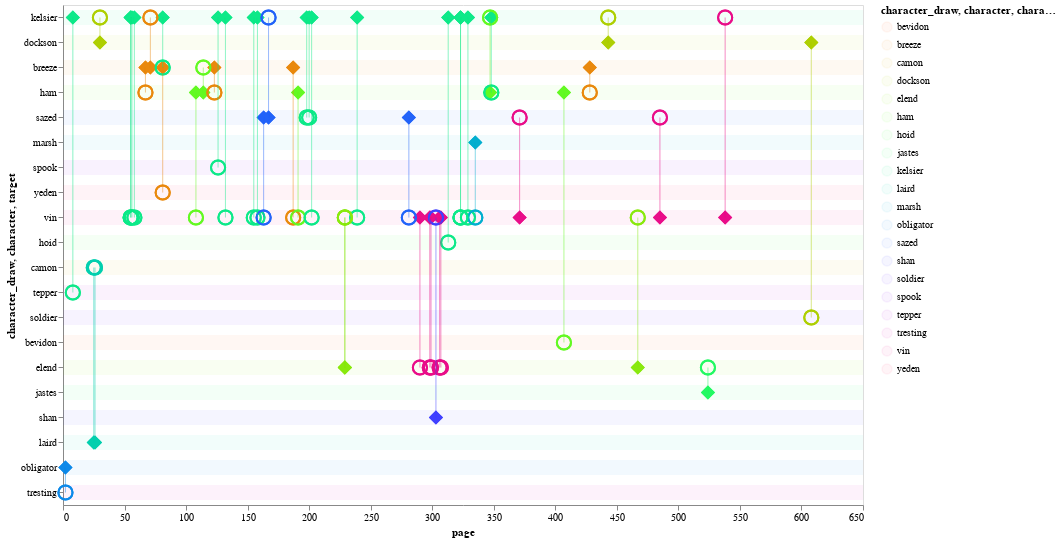

The notebook cell this image was saved under:
### Code cell
plot_eyebrow_connections(fe_alt)

### Figure 1 — Vega-Lite specification as saved in the notebook (floating-point values rounded to 4 significant figures)
{"config": {"view": {"continuousWidth": 400, "continuousHeight": 300}, "axis": {"grid": false}}, "layer": [{"data": {"name": "data-6d748824eb30db531816a8c6a9f1899d"}, "mark": "rule", "encoding": {"color": {"type": "nominal", "field": "character_draw", "scale": {"scheme": "sinebow"}}, "opacity": {"value": 0.05}, "size": {"value": 15}, "y": {"type": "nominal", "field": "character_draw", "sort": null}}}, {"data": {"name": "data-79ee2823a3a84ad634f77999b8602c97"}, "mark": {"type": "point", "size": 200}, "encoding": {"color": {"type": "nominal", "field": "character", "scale": {"scheme": "sinebow"}}, "opacity": {"value": 0}, "tooltip": [{"type": "nominal", "field": "character"}, {"type": "nominal", "field": "target"}, {"type": "quantitative", "field": "page"}], "x": {"type": "quantitative", "field": "page"}, "y": {"type": "nominal", "field": "character_draw", "sort": null}}}, {"data": {"name": "data-79ee2823a3a84ad634f77999b8602c97"}, "mark": {"type": "point", "filled": true, "shape": "diamond", "size": 200}, "encoding": {"color": {"type": "nominal", "field": "character", "scale": {"scheme": "sinebow"}}, "opacity": {"value": 1}, "tooltip": [{"type": "nominal", "field": "character"}, {"type": "nominal", "field": "target"}, {"type": "quantitative", "field": "page"}], "x": {"type": "quantitative", "field": "page"}, "y": {"type": "nominal", "field": "character", "sort": null}}}, {"data": {"name": "data-79ee2823a3a84ad634f77999b8602c97"}, "mark": {"type": "point", "size": 200}, "encoding": {"color": {"type": "nominal", "field": "character", "scale": {"scheme": "sinebow"}}, "opacity": {"value": 1}, "tooltip": [{"type": "nominal", "field": "character"}, {"type": "nominal", "field": "target"}, {"type": "quantitative", "field": "page"}], "x": {"type": "quantitative", "field": "page"}, "y": {"type": "nominal", "field": "target", "sort": null}}}, {"data": {"name": "data-79ee2823a3a84ad634f77999b8602c97"}, "mark": "rule", "encoding": {"color": {"type": "nominal", "field": "character", "scale": {"scheme": "sinebow"}}, "opacity": {"value": 0.25}, "tooltip": [{"type": "nominal", "field": "character"}, {"type": "nominal", "field": "target"}, {"type": "quantitative", "field": "page"}], "x": {"type": "quantitative", "field": "page"}, "y": {"type": "nominal", "field": "character", "sort": null}, "y2": {"field": "target"}}}], "height": 500, "width": 800, "$schema": "https://vega.github.io/schema/vega-lite/v4.0.2.json", "datasets": {"data-6d748824eb30db531816a8c6a9f1899d": [{"character_draw": "kelsier"}, {"character_draw": "dockson"}, {"character_draw": "breeze"}, {"character_draw": "ham"}, {"character_draw": "sazed"}, {"character_draw": "marsh"}, {"character_draw": "spook"}, {"character_draw": "yeden"}, {"character_draw": "vin"}, {"character_draw": "hoid"}, {"character_draw": "camon"}, {"character_draw": "tepper"}, {"character_draw": "soldier"}, {"character_draw": "bevidon"}, {"character_draw": "elend"}, {"character_draw": "jastes"}, {"character_draw": "shan"}, {"character_draw": "laird"}, {"character_draw": "obligator"}, {"character_draw": "tresting"}], "data-79ee2823a3a84ad634f77999b8602c97": [{"idx": 26, "eyebrow": "character", "character_draw": "kelsier", "page": 202, "character": "kelsier", "target": "vin", "book": 1, "char_order": "kelsier"}, {"idx": 17, "eyebrow": "character", "character_draw": "kelsier", "page": 132, "character": "kelsier", "target": "vin", "book": 1, "char_order": "kelsier"}, {"idx": 18, "eyebrow": "character", "character_draw": "kelsier", "page": 155, "character": "kelsier", "target": "vin", "book": 1, "char_order": "kelsier"}, {"idx": 19, "eyebrow": "character", "character_draw": "kelsier", "page": 158, "character": "kelsier", "target": "vin", "book": 1, "char_order": "kelsier"}, {"idx": 21, "eyebrow": "target", "character_draw": "kelsier", "page": 167, "character": "sazed", "target": "kelsier", "book": 1, "char_order": "kelsier"}, {"idx": 24, "eyebrow": "character", "character_draw": "kelsier", "page": 198, "character": "kelsier", "target": "sazed", "book": 1, "char_order": "kelsier"}, {"idx": 11, "eyebrow": "character", "character_draw": "kelsier", "page": 81, "character": "kelsier", "target": "breeze", "book": 1, "char_order": "kelsier"}, {"idx": 10, "eyebrow": "target", "character_draw": "kelsier", "page": 71, "character": "breeze", "target": "kelsier", "book": 1, "char_order": "kelsier"}, {"idx": 25, "eyebrow": "character", "character_draw": "kelsier", "page": 200, "character": "kelsier", "target": "sazed", "book": 1, "char_order": "kelsier"}, {"idx": 29, "eyebrow": "character", "character_draw": "kelsier", "page": 239, "character": "kelsier", "target": "vin", "book": 1, "char_order": "kelsier"}, {"idx": 47, "eyebrow": "target", "character_draw": "kelsier", "page": 443, "character": "dockson", "target": "kelsier", "book": 1, "char_order": "kelsier"}, {"idx": 8, "eyebrow": "character", "character_draw": "kelsier", "page": 58, "character": "kelsier", "target": "vin", "book": 1, "char_order": "kelsier"}, {"idx": 16, "eyebrow": "character", "character_draw": "kelsier", "page": 126, "character": "kelsier", "target": "spook", "book": 1, "char_order": "kelsier"}, {"idx": 7, "eyebrow": "character", "character_draw": "kelsier", "page": 56, "character": "kelsier", "target": "vin", "book": 1, "char_order": "kelsier"}, {"idx": 6, "eyebrow": "character", "character_draw": "kelsier", "page": 55, "character": "kelsier", "target": "vin", "book": 1, "char_order": "kelsier"}, {"idx": 37, "eyebrow": "character", "character_draw": "kelsier", "page": 313, "character": "kelsier", "target": "hoid", "book": 1, "char_order": "kelsier"}, {"idx": 5, "eyebrow": "character", "character_draw": "kelsier", "page": 55, "character": "kelsier", "target": "vin", "book": 1, "char_order": "kelsier"}, {"idx": 4, "eyebrow": "target", "character_draw": "kelsier", "page": 30, "character": "dockson", "target": "kelsier", "book": 1, "char_order": "kelsier"}, {"idx": 38, "eyebrow": "character", "character_draw": "kelsier", "page": 323, "character": "kelsier", "target": "vin", "book": 1, "char_order": "kelsier"}, {"idx": 39, "eyebrow": "character", "character_draw": "kelsier", "page": 323, "character": "kelsier", "target": "vin", "book": 1, "char_order": "kelsier"}, {"idx": 40, "eyebrow": "character", "character_draw": "kelsier", "page": 329, "character": "kelsier", "target": "vin", "book": 1, "char_order": "kelsier"}, {"idx": 42, "eyebrow": "target", "character_draw": "kelsier", "page": 347, "character": "ham", "target": "kelsier", "book": 1, "char_order": "kelsier"}, {"idx": 43, "eyebrow": "character", "character_draw": "kelsier", "page": 348, "character": "kelsier", "target": "ham", "book": 1, "char_order": "kelsier"}, {"idx": 1, "eyebrow": "character", "character_draw": "kelsier", "page": 8, "character": "kelsier", "target": "tepper", "book": 1, "char_order": "kelsier"}, {"idx": 51, "eyebrow": "target", "character_draw": "kelsier", "page": 538, "character": "vin", "target": "kelsier", "book": 1, "char_order": "kelsier"}, {"idx": 47, "eyebrow": "character", "character_draw": "dockson", "page": 443, "character": "dockson", "target": "kelsier", "book": 1, "char_order": "dockson"}, {"idx": 52, "eyebrow": "character", "character_draw": "dockson", "page": 608, "character": "dockson", "target": "soldier", "book": 1, "char_order": "dockson"}, {"idx": 4, "eyebrow": "character", "character_draw": "dockson", "page": 30, "character": "dockson", "target": "kelsier", "book": 1, "char_order": "dockson"}, {"idx": 46, "eyebrow": "character", "character_draw": "breeze", "page": 428, "character": "breeze", "target": "ham", "book": 1, "char_order": "breeze"}, {"idx": 15, "eyebrow": "character", "character_draw": "breeze", "page": 123, "character": "breeze", "target": "ham", "book": 1, "char_order": "breeze"}, {"idx": 22, "eyebrow": "character", "character_draw": "breeze", "page": 187, "character": "breeze", "target": "vin", "book": 1, "char_order": "breeze"}, {"idx": 11, "eyebrow": "target", "character_draw": "breeze", "page": 81, "character": "kelsier", "target": "breeze", "book": 1, "char_order": "breeze"}, {"idx": 14, "eyebrow": "target", "character_draw": "breeze", "page": 114, "character": "ham", "target": "breeze", "book": 1, "char_order": "breeze"}, {"idx": 9, "eyebrow": "character", "character_draw": "breeze", "page": 67, "character": "breeze", "target": "ham", "book": 1, "char_order": "breeze"}, {"idx": 10, "eyebrow": "character", "character_draw": "breeze", "page": 71, "character": "breeze", "target": "kelsier", "book": 1, "char_order": "breeze"}, {"idx": 12, "eyebrow": "character", "character_draw": "breeze", "page": 81, "character": "breeze", "target": "yeden", "book": 1, "char_order": "breeze"}, {"idx": 45, "eyebrow": "character", "character_draw": "ham", "page": 407, "character": "ham", "target": "bevidon", "book": 1, "char_order": "ham"}, {"idx": 9, "eyebrow": "target", "character_draw": "ham", "page": 67, "character": "breeze", "target": "ham", "book": 1, "char_order": "ham"}, {"idx": 46, "eyebrow": "target", "character_draw": "ham", "page": 428, "character": "breeze", "target": "ham", "book": 1, "char_order": "ham"}, {"idx": 23, "eyebrow": "character", "character_draw": "ham", "page": 191, "character": "ham", "target": "vin", "book": 1, "char_order": "ham"}, {"idx": 43, "eyebrow": "target", "character_draw": "ham", "page": 348, "character": "kelsier", "target": "ham", "book": 1, "char_order": "ham"}, {"idx": 15, "eyebrow": "target", "character_draw": "ham", "page": 123, "character": "breeze", "target": "ham", "book": 1, "char_order": "ham"}, {"idx": 13, "eyebrow": "character", "character_draw": "ham", "page": 108, "character": "ham", "target": "vin", "book": 1, "char_order": "ham"}, {"idx": 42, "eyebrow": "character", "character_draw": "ham", "page": 347, "character": "ham", "target": "kelsier", "book": 1, "char_order": "ham"}, {"idx": 14, "eyebrow": "character", "character_draw": "ham", "page": 114, "character": "ham", "target": "breeze", "book": 1, "char_order": "ham"}, {"idx": 21, "eyebrow": "character", "character_draw": "sazed", "page": 167, "character": "sazed", "target": "kelsier", "book": 1, "char_order": "sazed"}, {"idx": 20, "eyebrow": "character", "character_draw": "sazed", "page": 163, "character": "sazed", "target": "vin", "book": 1, "char_order": "sazed"}, {"idx": 49, "eyebrow": "target", "character_draw": "sazed", "page": 485, "character": "vin", "target": "sazed", "book": 1, "char_order": "sazed"}, {"idx": 24, "eyebrow": "target", "character_draw": "sazed", "page": 198, "character": "kelsier", "target": "sazed", "book": 1, "char_order": "sazed"}, {"idx": 25, "eyebrow": "target", "character_draw": "sazed", "page": 200, "character": "kelsier", "target": "sazed", "book": 1, "char_order": "sazed"}, {"idx": 30, "eyebrow": "character", "character_draw": "sazed", "page": 281, "character": "sazed", "target": "vin", "book": 1, "char_order": "sazed"}, {"idx": 44, "eyebrow": "target", "character_draw": "sazed", "page": 371, "character": "vin", "target": "sazed", "book": 1, "char_order": "sazed"}, {"idx": 41, "eyebrow": "character", "character_draw": "marsh", "page": 335, "character": "marsh", "target": "vin", "book": 1, "char_order": "marsh"}, {"idx": 16, "eyebrow": "target", "character_draw": "spook", "page": 126, "character": "kelsier", "target": "spook", "book": 1, "char_order": "spook"}, {"idx": 12, "eyebrow": "target", "character_draw": "yeden", "page": 81, "character": "breeze", "target": "yeden", "book": 1, "char_order": "yeden"}, {"idx": 6, "eyebrow": "target", "character_draw": "vin", "page": 55, "character": "kelsier", "target": "vin", "book": 1, "char_order": "vin"}, {"idx": 34, "eyebrow": "target", "character_draw": "vin", "page": 303, "character": "shan", "target": "vin", "book": 1, "char_order": "vin"}, {"idx": 35, "eyebrow": "character", "character_draw": "vin", "page": 306, "character": "vin", "target": "elend", "book": 1, "char_order": "vin"}, {"idx": 38, "eyebrow": "target", "character_draw": "vin", "page": 323, "character": "kelsier", "target": "vin", "book": 1, "char_order": "vin"}, {"idx": 36, "eyebrow": "character", "character_draw": "vin", "page": 307, "character": "vin", "target": "elend", "book": 1, "char_order": "vin"}, {"idx": 5, "eyebrow": "target", "character_draw": "vin", "page": 55, "character": "kelsier", "target": "vin", "book": 1, "char_order": "vin"}, {"idx": 40, "eyebrow": "target", "character_draw": "vin", "page": 329, "character": "kelsier", "target": "vin", "book": 1, "char_order": "vin"}, {"idx": 41, "eyebrow": "target", "character_draw": "vin", "page": 335, "character": "marsh", "target": "vin", "book": 1, "char_order": "vin"}, {"idx": 39, "eyebrow": "target", "character_draw": "vin", "page": 323, "character": "kelsier", "target": "vin", "book": 1, "char_order": "vin"}, {"idx": 51, "eyebrow": "character", "character_draw": "vin", "page": 538, "character": "vin", "target": "kelsier", "book": 1, "char_order": "vin"}, {"idx": 33, "eyebrow": "character", "character_draw": "vin", "page": 299, "character": "vin", "target": "elend", "book": 1, "char_order": "vin"}, {"idx": 29, "eyebrow": "target", "character_draw": "vin", "page": 239, "character": "kelsier", "target": "vin", "book": 1, "char_order": "vin"}, {"idx": 32, "eyebrow": "character", "character_draw": "vin", "page": 298, "character": "vin", "target": "elend", "book": 1, "char_order": "vin"}, {"idx": 13, "eyebrow": "target", "character_draw": "vin", "page": 108, "character": "ham", "target": "vin", "book": 1, "char_order": "vin"}, {"idx": 17, "eyebrow": "target", "character_draw": "vin", "page": 132, "character": "kelsier", "target": "vin", "book": 1, "char_order": "vin"}, {"idx": 18, "eyebrow": "target", "character_draw": "vin", "page": 155, "character": "kelsier", "target": "vin", "book": 1, "char_order": "vin"}, {"idx": 19, "eyebrow": "target", "character_draw": "vin", "page": 158, "character": "kelsier", "target": "vin", "book": 1, "char_order": "vin"}, {"idx": 20, "eyebrow": "target", "character_draw": "vin", "page": 163, "character": "sazed", "target": "vin", "book": 1, "char_order": "vin"}, {"idx": 22, "eyebrow": "target", "character_draw": "vin", "page": 187, "character": "breeze", "target": "vin", "book": 1, "char_order": "vin"}, {"idx": 23, "eyebrow": "target", "character_draw": "vin", "page": 191, "character": "ham", "target": "vin", "book": 1, "char_order": "vin"}, {"idx": 7, "eyebrow": "target", "character_draw": "vin", "page": 56, "character": "kelsier", "target": "vin", "book": 1, "char_order": "vin"}, {"idx": 26, "eyebrow": "target", "character_draw": "vin", "page": 202, "character": "kelsier", "target": "vin", "book": 1, "char_order": "vin"}, {"idx": 49, "eyebrow": "character", "character_draw": "vin", "page": 485, "character": "vin", "target": "sazed", "book": 1, "char_order": "vin"}, {"idx": 27, "eyebrow": "target", "character_draw": "vin", "page": 229, "character": "elend", "target": "vin", "book": 1, "char_order": "vin"}, {"idx": 48, "eyebrow": "target", "character_draw": "vin", "page": 467, "character": "elend", "target": "vin", "book": 1, "char_order": "vin"}, {"idx": 28, "eyebrow": "target", "character_draw": "vin", "page": 229, "character": "elend", "target": "vin", "book": 1, "char_order": "vin"}, {"idx": 30, "eyebrow": "target", "character_draw": "vin", "page": 281, "character": "sazed", "target": "vin", "book": 1, "char_order": "vin"}, {"idx": 31, "eyebrow": "character", "character_draw": "vin", "page": 290, "character": "vin", "target": "elend", "book": 1, "char_order": "vin"}, {"idx": 8, "eyebrow": "target", "character_draw": "vin", "page": 58, "character": "kelsier", "target": "vin", "book": 1, "char_order": "vin"}, {"idx": 44, "eyebrow": "character", "character_draw": "vin", "page": 371, "character": "vin", "target": "sazed", "book": 1, "char_order": "vin"}, {"idx": 37, "eyebrow": "target", "character_draw": "hoid", "page": 313, "character": "kelsier", "target": "hoid", "book": 1, "char_order": "hoid"}, {"idx": 2, "eyebrow": "target", "character_draw": "camon", "page": 25, "character": "laird", "target": "camon", "book": 1, "char_order": "camon"}, {"idx": 3, "eyebrow": "target", "character_draw": "camon", "page": 26, "character": "laird", "target": "camon", "book": 1, "char_order": "camon"}, {"idx": 1, "eyebrow": "target", "character_draw": "tepper", "page": 8, "character": "kelsier", "target": "tepper", "book": 1, "char_order": "tepper"}, {"idx": 52, "eyebrow": "target", "character_draw": "soldier", "page": 608, "character": "dockson", "target": "soldier", "book": 1, "char_order": "soldier"}, {"idx": 45, "eyebrow": "target", "character_draw": "bevidon", "page": 407, "character": "ham", "target": "bevidon", "book": 1, "char_order": "bevidon"}, {"idx": 35, "eyebrow": "target", "character_draw": "elend", "page": 306, "character": "vin", "target": "elend", "book": 1, "char_order": "elend"}, {"idx": 33, "eyebrow": "target", "character_draw": "elend", "page": 299, "character": "vin", "target": "elend", "book": 1, "char_order": "elend"}, {"idx": 32, "eyebrow": "target", "character_draw": "elend", "page": 298, "character": "vin", "target": "elend", "book": 1, "char_order": "elend"}, {"idx": 31, "eyebrow": "target", "character_draw": "elend", "page": 290, "character": "vin", "target": "elend", "book": 1, "char_order": "elend"}, {"idx": 48, "eyebrow": "character", "character_draw": "elend", "page": 467, "character": "elend", "target": "vin", "book": 1, "char_order": "elend"}, {"idx": 28, "eyebrow": "character", "character_draw": "elend", "page": 229, "character": "elend", "target": "vin", "book": 1, "char_order": "elend"}, {"idx": 27, "eyebrow": "character", "character_draw": "elend", "page": 229, "character": "elend", "target": "vin", "book": 1, "char_order": "elend"}, {"idx": 50, "eyebrow": "target", "character_draw": "elend", "page": 524, "character": "jastes", "target": "elend", "book": 1, "char_order": "elend"}, {"idx": 36, "eyebrow": "target", "character_draw": "elend", "page": 307, "character": "vin", "target": "elend", "book": 1, "char_order": "elend"}, {"idx": 50, "eyebrow": "character", "character_draw": "jastes", "page": 524, "character": "jastes", "target": "elend", "book": 1, "char_order": "jastes"}, {"idx": 34, "eyebrow": "character", "character_draw": "shan", "page": 303, "character": "shan", "target": "vin", "book": 1, "char_order": "shan"}, {"idx": 3, "eyebrow": "character", "character_draw": "laird", "page": 26, "character": "laird", "target": "camon", "book": 1, "char_order": "laird"}, {"idx": 2, "eyebrow": "character", "character_draw": "laird", "page": 25, "character": "laird", "target": "camon", "book": 1, "char_order": "laird"}, {"idx": 0, "eyebrow": "character", "character_draw": "obligator", "page": 2, "character": "obligator", "target": "tresting", "book": 1, "char_order": "obligator"}, {"idx": 0, "eyebrow": "target", "character_draw": "tresting", "page": 2, "character": "obligator", "target": "tresting", "book": 1, "char_order": "tresting"}]}}
